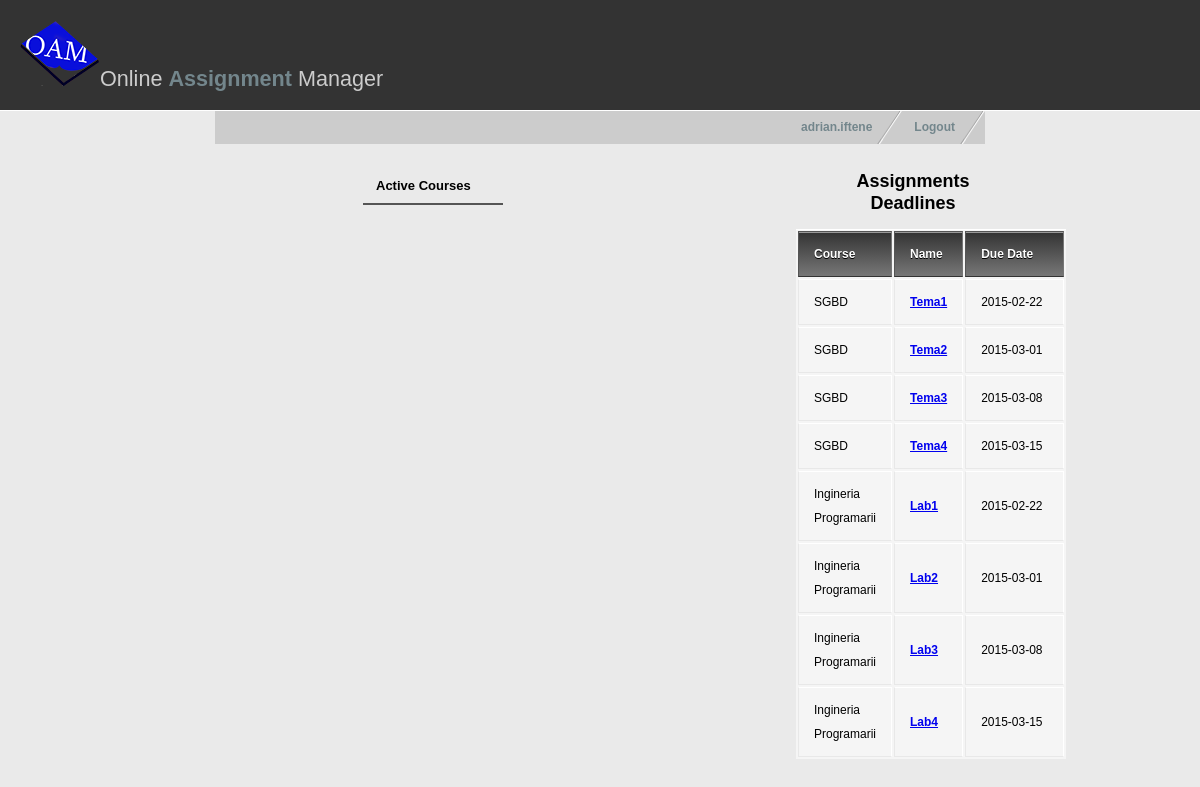
/studentindex.php (signed in), run on the app's committed database.
### tables this page shows
CREATE TABLE Assignment(
  IdAssignment INT(10) PRIMARY KEY,
  IdMaterie INT(10) NOT NULL,
  Titlu VARCHAR(30) NOT NULL,
  Descriere VARCHAR(255),
  AssignDate DATE NOT NULL,
  DueDate DATE NOT NULL,
  Punctaj DECIMAL(3) NOT NULL,
  Path VARCHAR(255),
  FOREIGN KEY(IdMaterie) REFERENCES Materie(IdMaterie)
  );

CREATE TABLE Materie(
  IdMaterie INT(10) PRIMARY KEY,
  Nume VARCHAR(50) NOT NULL,
  Semestru INT(1),
  Descriere VARCHAR(255)
  );

### studentindex.php (the view, shortened to what this page needs)
<!DOCTYPE html>
<?php
  $username = $_SESSION['username'];
?>
<html xmlns="http://www.w3.org/1999/xhtml" xml:lang="en" lang="en">
<head>
<link href="style.css" rel="stylesheet" type="text/css" />
</head>
<body>
<div id="header">
  <h1><img src="images/oamlogo3.png" alt="" />Online <span style="font-weight:bold; color:#73868C;">Assignment</span> Manager</h1>
</div>
<div id="container">
    <ul id="nav">
      <li><a href="index.html">Logout</a></li>
      <li><a href="#"><?php echo $username ?></a></li>
    </ul>
  <div id="contentleft">
    <ul id="nav2" style="margin-left: 100px">
      <li><a href="studentindex.php" style="color: #000;">Active Courses</a></li>
    </ul>
  </div>
  <div id="contentright">
    <h2>Assignments Deadlines</h2>
    <table>
      <thead>
        <tr>
          <th>Course</th>
          <th>Name</th>
          <th>Due Date</th>
        </tr>
      </thead>
      <tbody>
        <?php
    $result = mysql_query("SELECT assignment.Titlu AS titlu, assignment.DueDate AS due, assignment.Path AS path, materie.Nume AS name
      FROM assignment JOIN materie ON assignment.IdMaterie = materie.IdMaterie WHERE assignment.DueDate < '2015-03-19';");
    while($line = mysql_fetch_array($result, MYSQL_ASSOC)) {
    echo '<tr>
          <td>',$line["name"],'</td>
          <td><a href="',$line["path"],'"><strong>',$line["titlu"],'</strong></a></td>
          <td width = 70px;>',$line["due"],'</td>
        </tr>';
         }
         ?>
      </tbody>
    </table>
  </div>
</div>
</body>
</html>

### style.css (style rules this page uses)
body { margin: 0; padding: 0; font: 75% tahoma, Verdana, Arial, sans-serif; line-height: 1.8em; background: #eaeaea url(images/bg.jpg) top left repeat-x; }
#header { background: #333; padding: 20px; border-bottom: 1px solid #fff; }
#header h1 { padding: 0; margin: 0; font-family: Georgia, sans-serif; font-weight: normal; font-size: 180%; color: #ccc; }
#container { width: 770px; margin: 0 auto; padding: 0; }
#nav { float: right; width: 100%; margin: 0; padding: 0px; list-style: none; background: #ccc; }
#nav li { float: right; margin: 0; padding: 0; }
#nav a { float:left; display: block; padding: 0.5em 2.5em 0.5em 1em; text-decoration: none; font-weight: bold; font-size: 100%; color: #73868c; background: #ccc url(images/nav_slant.gif) no-repeat top right; }
#nav2 { width: 100%; padding: 0; list-style: none; padding: 0 0 0 3em; }
#nav2 a { float: left; display: block; padding: 0.7em 2.5em 0.5em 1em; text-decoration: none; font-weight: bold; font-size: 100%; color: #73868c; border-bottom: 2px solid #555; margin-bottom:10px; font-size: 13px; }
#contentleft { float: left; margin-top: 10px; width: 450px; padding: 0 1em 1em 1em; }
#contentright { margin-top: 0px; float: right; width: 230px; padding: 1em 1em 1em 2em; }
table { background: #f5f5f5; border-collapse: separate; box-shadow: inset 0 1px 0 #fff; font-size: 12px; line-height: 24px; margin-left: 53px; text-align: left; width: 270px; }
th { background: linear-gradient(#333, #777); border-left: 1px solid #555; border-right: 1px solid #777; border-top: 1px solid #555; border-bottom: 1px solid #333; box-shadow: inset 0 1px 0 #999; color: #fff; font-weight: bold; padding: 10px 15px; position: relative; text-shadow: 0 1px 0 #000; }
td { border-right: 1px solid #fff; border-left: 1px solid #e8e8e8; border-top: 1px solid #fff; border-bottom: 1px solid #e8e8e8; padding: 10px 15px; position: relative; }
h1 { font-family: Georgia, serif; font-size: 180%; padding: 30px 0 10px 0; color: #73868c; }
h2 { font-family: helvetica, Verdana, Arial; font-size: 150%; text-align: center; padding-left: 40px; }
#contentright h2 { margin-left: 70px; }

### data on the page
assignment: IdMaterie.Nume "SGBD", Titlu "Tema1", DueDate "2015-02-22"
assignment: IdMaterie.Nume "SGBD", Titlu "Tema2", DueDate "2015-03-01"
assignment: IdMaterie.Nume "SGBD", Titlu "Tema3", DueDate "2015-03-08"
assignment: IdMaterie.Nume "SGBD", Titlu "Tema4", DueDate "2015-03-15"
assignment: IdMaterie.Nume "Ingineria Programarii", Titlu "Lab1", DueDate "2015-02-22"
assignment: IdMaterie.Nume "Ingineria Programarii", Titlu "Lab2", DueDate "2015-03-01"
assignment: IdMaterie.Nume "Ingineria Programarii", Titlu "Lab3", DueDate "2015-03-08"
assignment: IdMaterie.Nume "Ingineria Programarii", Titlu "Lab4", DueDate "2015-03-15"

### other printed values
$username "adrian.iftene"
